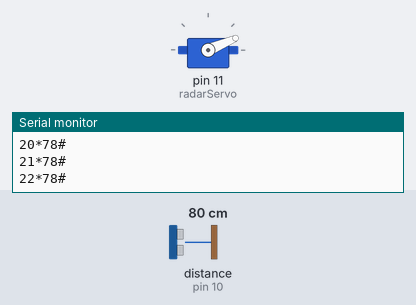
The sketch below on a simulated Arduino Uno, built with avr-gcc and run on an emulated ATmega328P. Shown: servo, the last lines printed to the serial monitor. Wiring (inferred from the names in the program): ultrasonic range finder: trigger pin 9; echo pin 10. The inputs (shaded band) are chosen by the test bench; at power-on: distance to the obstacle (sensor on pin 10) 80 cm. The echo pulse lasts 58.3 µs per cm.

Above: at 1.28 s.
1.3 s: distance to the obstacle (sensor on pin 10) set to 2 cm
At 2.15 s:
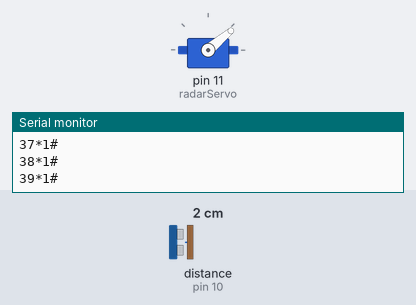
4.3 s: distance to the obstacle (sensor on pin 10) set to 60 cm
At 4.45 s:
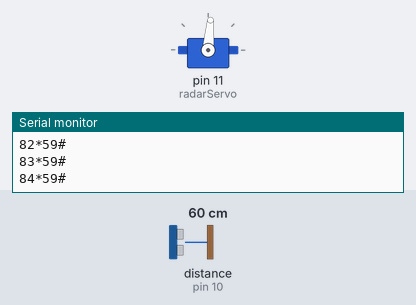
10.3 s: distance to the obstacle (sensor on pin 10) set to 120 cm
At 10.5 s:
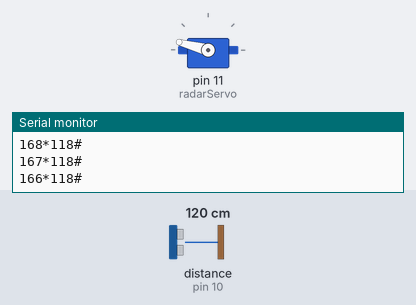
Timing chart, 0 to 19.3 s (numbered marks = the images above; inputs shaded):
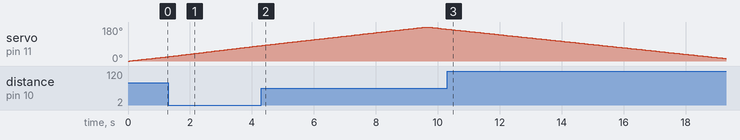

The sketch:

smart_pet_home4.ino
```cpp
#include <Wire.h>
#include <Servo.h>

const int trigPin = 9;
const int echoPin = 10;

long duration;
int distinCM;

Servo radarServo;

void setup() {
  pinMode(trigPin, OUTPUT);
  pinMode(echoPin, INPUT);
  Serial.begin(9600);

  // Initialize the servo motor on pin 11
  radarServo.attach(11);

  // Start I2C communication as a slave with address 9
  Wire.begin(8); // Address 9 for the second slave

  // Register the function to handle requests from the master
  Wire.onRequest(sendDistanceData);
}

void loop() {
  // Rotate the servo and measure distance for each angle
  for (int i = 0; i <= 180; i++) {
    radarServo.write(i);
    delay(50);

    // Trigger the ultrasonic sensor and measure the distance
    digitalWrite(trigPin, LOW);
    delayMicroseconds(2);
    digitalWrite(trigPin, HIGH);
    delayMicroseconds(10);
    digitalWrite(trigPin, LOW);
    duration = pulseIn(echoPin, HIGH);
    distinCM = duration * 0.034 / 2;

    // Optionally print the data to the serial monitor for debugging
    Serial.print(i);
    Serial.print("*");
    Serial.print(distinCM);
    Serial.println("#");
  }

  for (int i = 180; i >= 0; i--) {
    radarServo.write(i);
    delay(50);

    // Trigger the ultrasonic sensor and measure the distance
    digitalWrite(trigPin, LOW);
    delayMicroseconds(2);
    digitalWrite(trigPin, HIGH);
    delayMicroseconds(10);
    digitalWrite(trigPin, LOW);
    duration = pulseIn(echoPin, HIGH);
    distinCM = duration * 0.034 / 2;

    // Optionally print the data to the serial monitor for debugging
    Serial.print(i);
    Serial.print("*");
    Serial.print(distinCM);
    Serial.println("#");
  }
}

// Function to send distance data to the master via I2C
void sendDistanceData() {
  Wire.write(distinCM);

}
```
